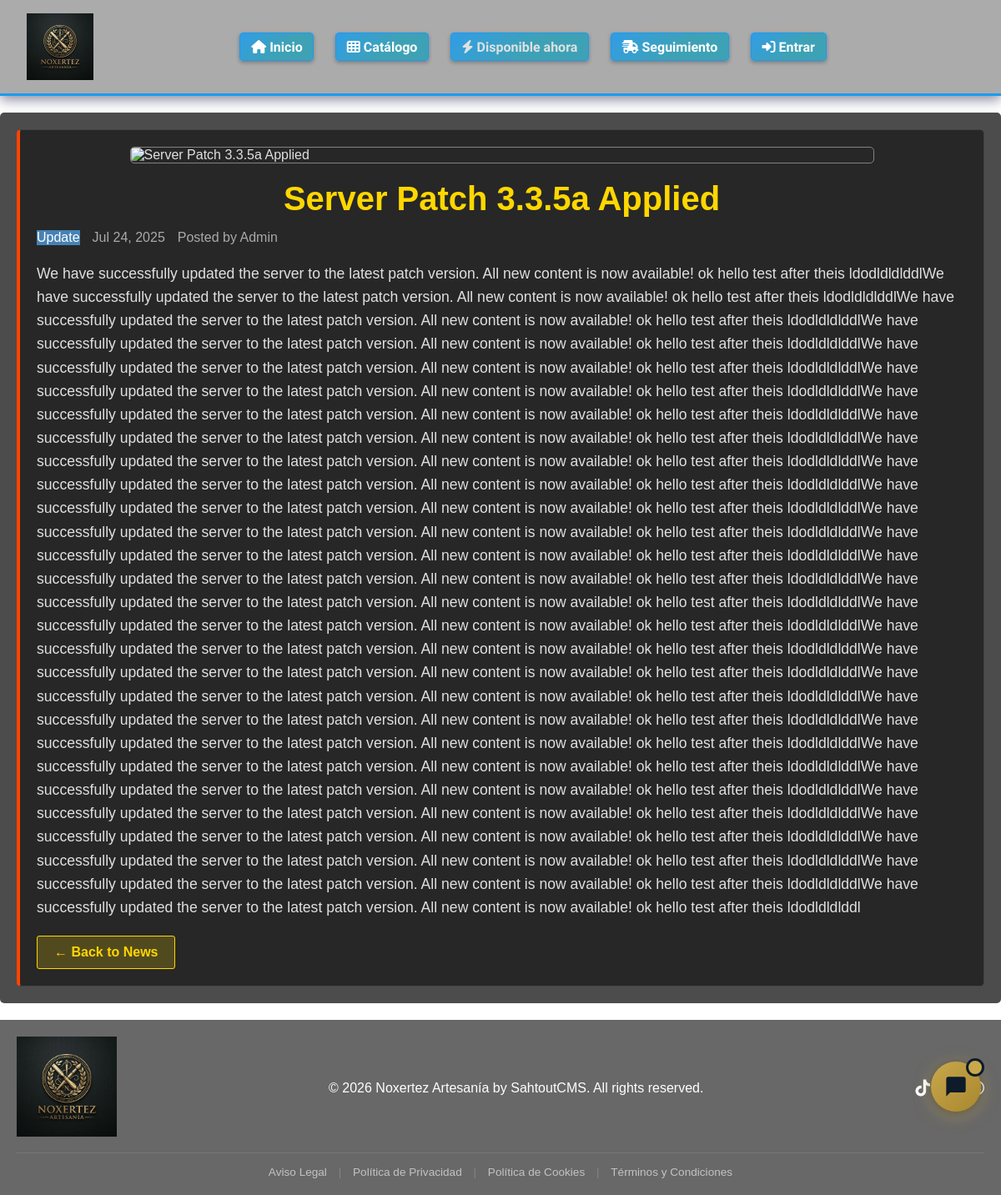
The page /Sahtout/news?slug=server-patch-3.3.5a-applied on the database its author committed.
### tables this page shows
CREATE TABLE IF NOT EXISTS `server_news` (
  `id` int unsigned NOT NULL AUTO_INCREMENT,
  `title` varchar(100) NOT NULL,
  `slug` varchar(120) DEFAULT NULL,
  `content` text NOT NULL,
  `posted_by` varchar(50) NOT NULL COMMENT 'GM/Admin name',
  `post_date` timestamp NOT NULL DEFAULT CURRENT_TIMESTAMP,
  `image_url` varchar(255) DEFAULT NULL COMMENT 'Optional image for news',
  `is_important` tinyint(1) DEFAULT '0' COMMENT '1 for important/sticky news',
  `category` enum('update','event','maintenance','other') DEFAULT 'update',
  PRIMARY KEY (`id`),
  UNIQUE KEY `slug_unique` (`slug`)
);

### Sahtout/includes/paths.php (called while the page is built, shortened)
<?php
$project_root = rtrim(realpath(__DIR__ . '/..'), DIRECTORY_SEPARATOR) . DIRECTORY_SEPARATOR;
$doc_root = str_replace('\\', '/', $_SERVER['DOCUMENT_ROOT']);
$abs_root = str_replace('\\', '/', $project_root);
$relative_path = str_replace($doc_root, '', $abs_root);
$base_path = '/' . trim($relative_path, '/') . '/';
?>

### Sahtout/includes/config.settings.php (called while the page is built, shortened)
<?php
$site_title_name = 'Noxertez Artesanía';
$site_logo = 'img/logo.png';
$social_links = [
    'facebook' => '',
    'twitter' => '',
    'tiktok' => 'https://www.tiktok.com/@noxertez',
    'youtube' => '',
    'discord' => '',
    'twitch' => '',
    'kick' => '',
    'instagram' => 'https://www.instagram.com/noxertez/',
    'whatsapp' => '693326269',
    'github' => '',
    'linkedin' => '',
    'trendioff' => '',
    'etsy' => '',
];

### Sahtout/languages/language.php (called while the page is built, shortened)
<?php
$defaultLang = 'en';
$langCode = $_SESSION['lang'] ?? $defaultLang;
$globalLangFile = __DIR__ . "/{$langCode}/global.php";
$lang = (file_exists($globalLangFile) && is_readable($globalLangFile)) ? include $globalLangFile : [];
$basePath = realpath(__DIR__ . '/../');
$scriptPath = realpath($_SERVER['SCRIPT_FILENAME']);
$relativePath = str_replace($basePath, '', $scriptPath);
$relativePath = trim($relativePath, '/\\');
$pageLangFileName = str_replace(['/', '\\'], '_', $relativePath);
$pageLangFile = __DIR__ . "/{$langCode}/{$pageLangFileName}";
if (file_exists($pageLangFile) && is_readable($pageLangFile)) {
    $pageLang = include $pageLangFile;
    if (is_array($pageLang)) {
        $lang = array_merge($lang, $pageLang);
    }
}
function translate($key, $default = '', ...$args) {
    global $lang;
    $string = $lang[$key] ?? $default;
    return $string;
}
?>

### Sahtout/languages/en/pages_news.php (called while the page is built)
<?php
return [
    'page_title_list' => ' - News',
    'meta_description_list' => 'Latest news and updates for our World of Warcraft server.',
    'error_404_title' => '404 - News Not Found',
    'error_404_message' => 'The news article you are looking for does not exist.',
    'back_to_news' => '← Back to News',
    'no_news' => 'No news available at this time.',
    'posted_by' => 'Posted by %s',
    'pagination_prev' => 'Prev',
    'pagination_next' => 'Next',
    'pagination_previous' => 'Previous page',
    'pagination_next_label' => 'Next page',
    'pagination_go_to_page' => 'Go to page %s',
    'category_patch' => 'Patch',
    'category_event' => 'Event',
    'category_update' => 'Update',
    'category_maintenance' => 'Maintenance',
    'category_community' => 'Community',
    'category_other' => 'Other',
];
?>

### Sahtout/pages/news.php (the view, shortened to what this page needs)
<?php
require_once __DIR__ . '/../includes/paths.php';
require_once $project_root . 'includes/session.php';
require_once $project_root . 'languages/language.php';
$page_class = 'news';
include $project_root . 'includes/header.php';
$default_image_url = 'img/newsimg/news.png';
$slug = isset($_GET['slug']) ? trim($_GET['slug']) : '';
$is_single = !empty($slug);
if ($is_single) {
    $query = "SELECT id, title, slug, content, posted_by, post_date, image_url, is_important, category
              FROM server_news
              WHERE slug = ?";
    $stmt = $site_db->prepare($query);
    $stmt->bind_param('s', $slug);
    $stmt->execute();
    $result = $stmt->get_result();
    $news = $result->fetch_assoc();
}
?>
<!DOCTYPE html>
<html lang="<?php
echo htmlspecialchars($_SESSION['lang'] ?? 'en'); ?>">
<head>
    <link rel="stylesheet" href="<?php
echo $base_path; ?>assets/css/news.css">
</head>
<body class="news <?php
echo $is_single ? 'single-view' : 'list-view'; ?>">
    <div class="main-content">
        <div class="wow-news-container">
            <?php
if ($is_single): ?>
                <article class="news-single <?php
echo $news['is_important'] ? 'important' : ''; ?>">
                    <?php
if (!empty($news['image_url'])): ?>
                        <img src="<?php
echo $base_path . htmlspecialchars($news['image_url']); ?>"
                             alt="<?php
echo htmlspecialchars($news['title']); ?>"
                             class="news-single-image"
                             onerror="this.src='<?php
echo $base_path . htmlspecialchars($default_image_url); ?>'">
                    <?php
endif; ?>
                    <h1 class="news-single-title"><?php
echo htmlspecialchars($news['title']); ?></h1>
                    <div class="news-single-meta">
                        <span class="category <?php
echo htmlspecialchars($news['category']); ?>">
                            <?php
echo translate('category_' . $news['category'], ucfirst(htmlspecialchars($news['category']))); ?>
                        </span>
                        <span class="date"><?php
echo date('M j, Y', strtotime($news['post_date'])); ?></span>
                        <span class="author"><?php
echo sprintf(translate('posted_by', 'Posted by %s'), htmlspecialchars($news['posted_by'])); ?></span>
                    </div>
                    <div class="news-single-content">
                        <?php
echo nl2br(htmlspecialchars($news['content'])); ?>
                    </div>
                    <a href="<?php
echo $base_path; ?>news" class="news-single-back"><?php
echo translate('back_to_news', '← Back to News'); ?></a>
                </article>
            <?php
endif; ?>
        </div>
    </div>
    <?php
include $project_root . 'includes/footer.php'; ?>
</body>
</html>

### Sahtout/includes/header.php (shortened to what this page needs)
<?php
require_once __DIR__ . '/paths.php';
require_once $project_root . 'includes/config.settings.php';
require_once $project_root . 'languages/language.php';
$page_class = isset($page_class) ? $page_class : 'default';
$current_lang = $_SESSION['lang'] ?? 'es';
?>
<!DOCTYPE html>
<html lang="<?php echo $current_lang; ?>">
<head>
    <link rel="stylesheet" href="<?php echo $base_path; ?>assets/css/header.css">
    <link rel="stylesheet" href="<?php echo $base_path; ?>assets/css/chatbot_widget.css">
    <?php if (file_exists($project_root . "assets/css/{$page_class}.css")): ?>
        <link rel="stylesheet" href="<?php echo $base_path; ?>assets/css/<?php echo $page_class; ?>.css?v=<?php echo time(); ?>">
    <?php endif; ?>
    <link rel="stylesheet" href="https://cdnjs.cloudflare.com/ajax/libs/font-awesome/6.0.0/css/all.min.css">
</head>
<body class="<?php echo $page_class; ?>">
    <header>
        <a href="<?php echo $base_path; ?>"><img src="<?php echo $base_path . $site_logo; ?>" alt="Logo" height="80"></a>
        <nav class="<?php echo empty($_SESSION['user_id']) ? 'no-session' : ''; ?>">
            <a href="<?php echo $base_path; ?>"><i class="fas fa-home"></i> Inicio</a>
            <a href="<?php echo $base_path; ?>pages/catalogo_publico.php"><i class="fas fa-th"></i> Catálogo</a>
            <a href="<?php echo $base_path; ?>pages/disponible_ahora.php" style="color:var(--accent-gold) !important; font-weight:bold;">
                <i class="fas fa-bolt"></i> Disponible ahora
            </a>
            <a href="<?php echo $base_path; ?>seguimiento"><i class="fas fa-truck-fast"></i> Seguimiento</a>
            <?php if (empty($_SESSION['user_id'])): ?>
                <a href="<?php echo $base_path; ?>login" class="login"><i class="fas fa-sign-in-alt"></i> Entrar</a>
            <?php endif; ?>
        </nav>
    </header>

### Sahtout/includes/footer.php (shortened to what this page needs)
<?php
require_once __DIR__ . '/paths.php';
if (file_exists($project_root . 'includes/config.settings.php')) {
    require_once $project_root . 'includes/config.settings.php';
}
?>
<link rel="stylesheet" href="<?php echo htmlspecialchars($base_path); ?>assets/css/footer.css">
<link rel="stylesheet" href="https://cdnjs.cloudflare.com/ajax/libs/font-awesome/6.5.0/css/all.min.css">
<footer>
  <div class="footer-container">
    <div class="footer-logo">
      <a href="<?php echo htmlspecialchars($base_path); ?>">
        <img src="<?php echo htmlspecialchars($base_path . ltrim($site_logo ?? 'img/logo.png', '/')); ?>"
             alt="<?php echo htmlspecialchars(translate('footer_logo_alt', 'Sahtout Server Logo')); ?>"
             class="footer-logo-img">
      </a>
    </div>
    <div class="footer-center">
      <p>© <?php echo date('Y') ." ". $site_title_name ;?>  by SahtoutCMS. All rights reserved.</p>
    </div>
    <div class="footer-socials">
      <?php if (!empty($social_links['tiktok'])): ?>
        <a href="<?php echo htmlspecialchars($social_links['tiktok']); ?>" target="_blank" aria-label="<?php echo htmlspecialchars(translate('tiktok_alt', 'TikTok')); ?>">
          <i class="fab fa-tiktok"></i>
        </a>
      <?php endif; ?>
      <?php if (!empty($social_links['instagram'])): ?>
        <a href="<?php echo htmlspecialchars($social_links['instagram']); ?>" target="_blank" aria-label="<?php echo htmlspecialchars(translate('instagram_alt', 'Instagram')); ?>">
          <i class="fab fa-instagram"></i>
        </a>
      <?php endif; ?>
      <?php if (!empty($social_links['whatsapp'])): ?>
        <a href="https://wa.me/<?php echo htmlspecialchars(str_replace(' ', '', $social_links['whatsapp'])); ?>" target="_blank" aria-label="<?php echo htmlspecialchars(translate('whatsapp_alt', 'WhatsApp')); ?>">
          <i class="fab fa-whatsapp"></i>
        </a>
      <?php endif; ?>
    </div>
    <div class="footer-legal">
      <a href="<?php echo htmlspecialchars($base_path); ?>pages/aviso-legal.php">Aviso Legal</a>
      <span>|</span>
      <a href="<?php echo htmlspecialchars($base_path); ?>pages/politica-privacidad.php">Política de Privacidad</a>
      <span>|</span>
      <a href="<?php echo htmlspecialchars($base_path); ?>pages/politica-cookies.php">Política de Cookies</a>
      <span>|</span>
      <a href="<?php echo htmlspecialchars($base_path); ?>pages/terminos-condiciones.php">Términos y Condiciones</a>
    </div>
  </div>
</footer>

### Sahtout/assets/css/header.css (style rules this page uses)
* { margin: 0; padding: unset; box-sizing: border-box; }
header { background: rgba(0, 0, 0, 0.33); padding: 1rem; display: flex; justify-content: space-between; align-items: center; width: 100%; position: relative; z-index: 1000; }
header img { vertical-align: middle; }
header nav { display: flex; align-items: center; justify-content: center; flex-wrap: wrap; }
header nav a { display: inline-block; color: #ffd700; margin: 0.5rem; padding: 0.8rem 1.2rem; text-decoration: none; font-family: 'UnifrakturCook', sans-serif; font-size: 1.1rem; background: rgba(0, 0, 0, 0.5); border: 1px solid #ffd700; border-radius: 4px; transition: background 0.3s, color 0.3s; }
header { display: flex; align-items: center; justify-content: space-between; padding: 1rem 2rem; box-shadow: 0 4px 15px rgba(0, 0, 50, 0.5); border-bottom: 3px solid #1b9bf0; position: relative; }
body { cursor: var(--point-wow-gif) 16 16, auto; }
header img { height: 80px; transition: transform 0.3s ease, filter 0.3s ease; }
header nav { display: flex; gap: 0.6rem; align-items: center; }
header nav.no-session { margin: 0 auto; }
header nav a { text-decoration: none; font-size: 1rem; font-weight: 700; padding: 0.4rem 0.8rem; border-radius: 4px; background: linear-gradient(135deg, rgba(27, 155, 240, 0.85) 0%, rgba(25, 158, 185, 0.75) 58%); color: #ffffff; border: 1px solid #1b9bf0; transition: all 0.25s ease; position: relative; box-shadow: 0 2px 5px rgba(0,0,0,0.3); }
header nav a.register, header nav a.login { margin-right: 10px; }

### Sahtout/assets/css/chatbot_widget.css (style rules this page uses)
:root { --chat-bg: #0d1b2a; --chat-bg-lighter: #162335; --chat-accent: #c9a84c; --chat-accent-hover: #dfc068; --chat-accent-glow: rgba(201, 168, 76, 0.25); --chat-text: #e8e8e8; --chat-text-muted: #8a9bb0; --chat-bubble-user: #1e3a5f; --chat-bubble-bot: #162335; --chat-border: rgba(201, 168, 76, 0.3); --chat-shadow: 0 20px 60px rgba(0, 0, 0, 0.6), 0 0 30px rgba(201, 168, 76, 0.1); --chat-radius: 18px; --chat-radius-sm: 10px; --chat-font: 'Cinzel', 'Georgia', serif; --chat-font-body: system-ui, -apple-system, 'Segoe UI', sans-serif; --chat-z: 9990; }

### Sahtout/assets/css/news.css (style rules this page uses)
html, body { height: 100%; margin: 0; }
body.news { background: var(--bg-news) no-repeat center center fixed; background-size: cover; min-height: 100vh; color: #e0e0e0; font-family: 'Arial', sans-serif; display: flex; flex-direction: column; }
.main-content { flex: 1 0 auto; }
.wow-news-container { margin: 20px auto; padding: 20px; background: rgba(0, 0, 0, 0.7); border-radius: 5px; max-width: 1400px; }
.category.update { background: #4682b4; color: white; }
.news-single { background: rgba(30, 30, 30, 0.8); border: 1px solid #444; border-radius: 5px; padding: 20px; }
.news-single.important { border-left: 4px solid #ff4500; }
.news-single-image { max-width: 100%; display: block; margin: 0 auto 20px; border: 1px solid #887f7f; width: 80%; height: auto; border-radius: 5px; margin-bottom: 20px; }
.news-single-title { text-align: center; color: #ffd700; font-size: 2.5em; margin: 0 0 15px; }
.news-single-meta { color: #aaa; font-size: 1em; margin-bottom: 20px; display: flex; flex-wrap: wrap; gap: 15px; }
.news-single-content { color: #e0e0e0; font-size: 1.1em; line-height: 1.6; margin-bottom: 20px; }
.news-single-back { display: inline-block; padding: 10px 20px; background: rgba(255, 215, 0, 0.2); border: 1px solid #ffd700; border-radius: 3px; color: #ffd700; text-decoration: none; font-weight: bold; }
footer { flex-shrink: 0; }

### Sahtout/assets/css/footer.css (style rules this page uses)
footer { background-color: #0e0e0e9f; color: white; padding: 20px; font-family: Arial, sans-serif; width: 100%; max-width: 100%; clear: both; }
.footer-container { display: flex; justify-content: space-between; align-items: center; flex-wrap: wrap; max-width: 1200px; margin: 0 auto; }
.footer-logo-img { width: 120px; }
.footer-center { text-align: center; flex: 1; }
.footer-socials { display: flex; gap: 15px; align-items: center; }
.footer-socials i, .kick-icon { font-size: 20px; color: white; transition: color 0.3s, transform 0.3s ease; }
.footer-legal { width: 100%; text-align: center; margin-top: 15px; padding-top: 15px; border-top: 1px solid rgba(255, 255, 255, 0.1); font-size: 0.85rem; }
.footer-legal a { color: rgba(255, 255, 255, 0.6); text-decoration: none; margin: 0 10px; transition: color 0.3s ease; }
.footer-legal span { color: rgba(255, 255, 255, 0.2); }

### Sahtout/includes/header.php (style rules this page uses)
:root { --point-wow-gif: default; --hover-wow-gif: pointer; }
nav { gap: 10px; flex-wrap: wrap; }

### rows shown on the page
server_news: title "Server Patch 3.3.5a Applied", post_date "Jul 24, 2025", posted_by "Posted by Admin", content "We have successfully updated the server to the latest patch version. All new content is now available! ok hello test after theis ldodldldlddlWe have successfully updated the server to the latest patch version. All new content is now available! ok hello test after theis ldodldldlddlWe have successfully updated the server to the latest patch version. All new content is now available! ok hello test after theis ldodldldlddlWe have successfully updated the server to the latest patch version. All new content is now available! ok hello test after theis ldodldldlddlWe have successfully updated the server to the latest patch version. All new content is now available! ok hello test after theis…"

### other values the page prints
translate('back_to_news', '← Back to News') "← Back to News"
$site_title_name "Noxertez Artesanía"
